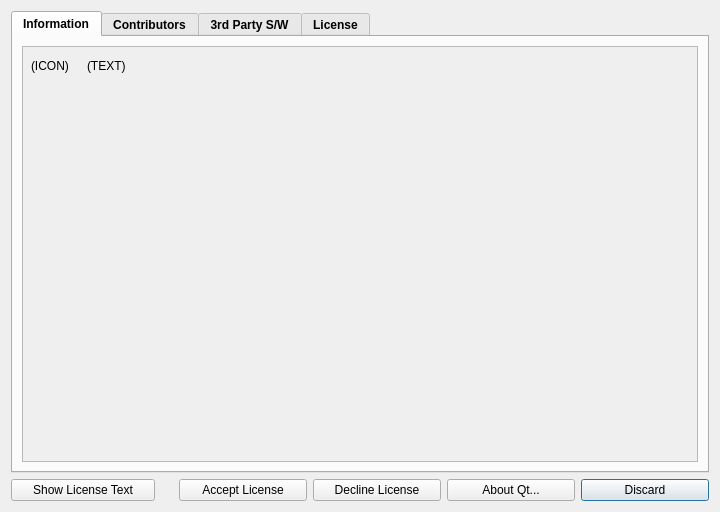
<?xml version="1.0" encoding="UTF-8"?>
<ui version="4.0">
 <class>AboutDialog</class>
 <widget class="QDialog" name="AboutDialog">
  <property name="geometry">
   <rect>
    <x>0</x>
    <y>0</y>
    <width>720</width>
    <height>512</height>
   </rect>
  </property>
  <property name="minimumSize">
   <size>
    <width>720</width>
    <height>512</height>
   </size>
  </property>
  <property name="windowTitle">
   <string>About LameXP</string>
  </property>
  <layout class="QVBoxLayout" name="verticalLayout">
   <item>
    <widget class="QTabWidget" name="tabWidget">
     <property name="font">
      <font>
       <weight>75</weight>
       <bold>true</bold>
      </font>
     </property>
     <property name="currentIndex">
      <number>0</number>
     </property>
     <widget class="QWidget" name="infoTab">
      <attribute name="icon">
       <iconset resource="../res/Icons.qrc">
        <normaloff>:/icons/information.png</normaloff>:/icons/information.png</iconset>
      </attribute>
      <attribute name="title">
       <string>Information</string>
      </attribute>
      <layout class="QVBoxLayout" name="verticalLayout_2">
       <item>
        <widget class="QScrollArea" name="infoScrollArea">
         <property name="frameShadow">
          <enum>QFrame::Plain</enum>
         </property>
         <property name="horizontalScrollBarPolicy">
          <enum>Qt::ScrollBarAsNeeded</enum>
         </property>
         <property name="widgetResizable">
          <bool>true</bool>
         </property>
         <widget class="QWidget" name="scrollAreaWidgetContents">
          <property name="geometry">
           <rect>
            <x>0</x>
            <y>0</y>
            <width>676</width>
            <height>413</height>
           </rect>
          </property>
          <layout class="QHBoxLayout" name="horizontalLayout">
           <property name="spacing">
            <number>18</number>
           </property>
           <property name="leftMargin">
            <number>8</number>
           </property>
           <property name="topMargin">
            <number>12</number>
           </property>
           <property name="rightMargin">
            <number>8</number>
           </property>
           <property name="bottomMargin">
            <number>12</number>
           </property>
           <item>
            <widget class="QLabel" name="infoIcon">
             <property name="font">
              <font>
               <weight>50</weight>
               <bold>false</bold>
              </font>
             </property>
             <property name="text">
              <string notr="true">(ICON)</string>
             </property>
             <property name="scaledContents">
              <bool>false</bool>
             </property>
             <property name="alignment">
              <set>Qt::AlignLeading|Qt::AlignLeft|Qt::AlignTop</set>
             </property>
            </widget>
           </item>
           <item>
            <widget class="QLabel" name="infoLabel">
             <property name="sizePolicy">
              <sizepolicy hsizetype="Expanding" vsizetype="Preferred">
               <horstretch>0</horstretch>
               <verstretch>0</verstretch>
              </sizepolicy>
             </property>
             <property name="font">
              <font>
               <weight>50</weight>
               <bold>false</bold>
              </font>
             </property>
             <property name="text">
              <string notr="true">(TEXT)</string>
             </property>
             <property name="textFormat">
              <enum>Qt::RichText</enum>
             </property>
             <property name="alignment">
              <set>Qt::AlignLeading|Qt::AlignLeft|Qt::AlignTop</set>
             </property>
             <property name="wordWrap">
              <bool>true</bool>
             </property>
            </widget>
           </item>
          </layout>
         </widget>
        </widget>
       </item>
      </layout>
     </widget>
     <widget class="QWidget" name="contributorsTab">
      <attribute name="icon">
       <iconset resource="../res/Icons.qrc">
        <normaloff>:/icons/user_suit.png</normaloff>:/icons/user_suit.png</iconset>
      </attribute>
      <attribute name="title">
       <string>Contributors</string>
      </attribute>
      <layout class="QVBoxLayout" name="verticalLayout_3">
       <item>
        <widget class="QScrollArea" name="contributorsScrollArea">
         <property name="frameShadow">
          <enum>QFrame::Plain</enum>
         </property>
         <property name="horizontalScrollBarPolicy">
          <enum>Qt::ScrollBarAsNeeded</enum>
         </property>
         <property name="widgetResizable">
          <bool>true</bool>
         </property>
         <widget class="QWidget" name="scrollAreaWidgetContents_2">
          <property name="geometry">
           <rect>
            <x>0</x>
            <y>0</y>
            <width>676</width>
            <height>413</height>
           </rect>
          </property>
          <layout class="QHBoxLayout" name="horizontalLayout_3">
           <property name="spacing">
            <number>18</number>
           </property>
           <property name="leftMargin">
            <number>8</number>
           </property>
           <property name="topMargin">
            <number>12</number>
           </property>
           <property name="rightMargin">
            <number>8</number>
           </property>
           <property name="bottomMargin">
            <number>12</number>
           </property>
           <item>
            <widget class="QLabel" name="contributorsIcon">
             <property name="font">
              <font>
               <weight>50</weight>
               <bold>false</bold>
              </font>
             </property>
             <property name="text">
              <string notr="true">(ICON)</string>
             </property>
             <property name="scaledContents">
              <bool>false</bool>
             </property>
             <property name="alignment">
              <set>Qt::AlignLeading|Qt::AlignLeft|Qt::AlignTop</set>
             </property>
            </widget>
           </item>
           <item>
            <widget class="QLabel" name="contributorsLabel">
             <property name="sizePolicy">
              <sizepolicy hsizetype="Expanding" vsizetype="Preferred">
               <horstretch>0</horstretch>
               <verstretch>0</verstretch>
              </sizepolicy>
             </property>
             <property name="font">
              <font>
               <weight>50</weight>
               <bold>false</bold>
              </font>
             </property>
             <property name="text">
              <string notr="true">(TEXT)</string>
             </property>
             <property name="textFormat">
              <enum>Qt::RichText</enum>
             </property>
             <property name="alignment">
              <set>Qt::AlignLeading|Qt::AlignLeft|Qt::AlignTop</set>
             </property>
             <property name="wordWrap">
              <bool>true</bool>
             </property>
            </widget>
           </item>
          </layout>
         </widget>
        </widget>
       </item>
      </layout>
     </widget>
     <widget class="QWidget" name="softwareTab">
      <attribute name="icon">
       <iconset resource="../res/Icons.qrc">
        <normaloff>:/icons/page_white_cplusplus.png</normaloff>:/icons/page_white_cplusplus.png</iconset>
      </attribute>
      <attribute name="title">
       <string>3rd Party S/W</string>
      </attribute>
      <layout class="QVBoxLayout" name="verticalLayout_5">
       <item>
        <widget class="QScrollArea" name="softwareScrollArea">
         <property name="frameShadow">
          <enum>QFrame::Plain</enum>
         </property>
         <property name="horizontalScrollBarPolicy">
          <enum>Qt::ScrollBarAsNeeded</enum>
         </property>
         <property name="widgetResizable">
          <bool>true</bool>
         </property>
         <widget class="QWidget" name="scrollAreaWidgetContents_4">
          <property name="geometry">
           <rect>
            <x>0</x>
            <y>0</y>
            <width>676</width>
            <height>413</height>
           </rect>
          </property>
          <layout class="QHBoxLayout" name="horizontalLayout_5">
           <property name="spacing">
            <number>18</number>
           </property>
           <property name="leftMargin">
            <number>8</number>
           </property>
           <property name="topMargin">
            <number>12</number>
           </property>
           <property name="rightMargin">
            <number>8</number>
           </property>
           <property name="bottomMargin">
            <number>12</number>
           </property>
           <item>
            <widget class="QLabel" name="softwareIcon">
             <property name="font">
              <font>
               <weight>50</weight>
               <bold>false</bold>
              </font>
             </property>
             <property name="text">
              <string notr="true">(ICON)</string>
             </property>
             <property name="scaledContents">
              <bool>false</bool>
             </property>
             <property name="alignment">
              <set>Qt::AlignLeading|Qt::AlignLeft|Qt::AlignTop</set>
             </property>
            </widget>
           </item>
           <item>
            <widget class="QLabel" name="softwareLabel">
             <property name="sizePolicy">
              <sizepolicy hsizetype="Expanding" vsizetype="Preferred">
               <horstretch>0</horstretch>
               <verstretch>0</verstretch>
              </sizepolicy>
             </property>
             <property name="font">
              <font>
               <weight>50</weight>
               <bold>false</bold>
              </font>
             </property>
             <property name="text">
              <string notr="true">(TEXT)</string>
             </property>
             <property name="textFormat">
              <enum>Qt::RichText</enum>
             </property>
             <property name="alignment">
              <set>Qt::AlignLeading|Qt::AlignLeft|Qt::AlignTop</set>
             </property>
             <property name="wordWrap">
              <bool>true</bool>
             </property>
            </widget>
           </item>
          </layout>
         </widget>
        </widget>
       </item>
      </layout>
     </widget>
     <widget class="QWidget" name="licenseTab">
      <attribute name="icon">
       <iconset resource="../res/Icons.qrc">
        <normaloff>:/icons/script.png</normaloff>:/icons/script.png</iconset>
      </attribute>
      <attribute name="title">
       <string>License</string>
      </attribute>
      <layout class="QVBoxLayout" name="verticalLayout_4">
       <item>
        <widget class="QScrollArea" name="licenseScrollArea">
         <property name="frameShadow">
          <enum>QFrame::Plain</enum>
         </property>
         <property name="horizontalScrollBarPolicy">
          <enum>Qt::ScrollBarAsNeeded</enum>
         </property>
         <property name="widgetResizable">
          <bool>true</bool>
         </property>
         <widget class="QWidget" name="scrollAreaWidgetContents_3">
          <property name="geometry">
           <rect>
            <x>0</x>
            <y>0</y>
            <width>676</width>
            <height>413</height>
           </rect>
          </property>
          <layout class="QHBoxLayout" name="horizontalLayout_4">
           <property name="spacing">
            <number>18</number>
           </property>
           <property name="leftMargin">
            <number>8</number>
           </property>
           <property name="topMargin">
            <number>12</number>
           </property>
           <property name="rightMargin">
            <number>8</number>
           </property>
           <property name="bottomMargin">
            <number>12</number>
           </property>
           <item>
            <widget class="QLabel" name="licenseIcon">
             <property name="font">
              <font>
               <weight>50</weight>
               <bold>false</bold>
              </font>
             </property>
             <property name="text">
              <string notr="true">(ICON)</string>
             </property>
             <property name="scaledContents">
              <bool>false</bool>
             </property>
             <property name="alignment">
              <set>Qt::AlignLeading|Qt::AlignLeft|Qt::AlignTop</set>
             </property>
            </widget>
           </item>
           <item>
            <widget class="QLabel" name="licenseLabel">
             <property name="sizePolicy">
              <sizepolicy hsizetype="Expanding" vsizetype="Preferred">
               <horstretch>0</horstretch>
               <verstretch>0</verstretch>
              </sizepolicy>
             </property>
             <property name="font">
              <font>
               <weight>50</weight>
               <bold>false</bold>
              </font>
             </property>
             <property name="text">
              <string notr="true">(TEXT)</string>
             </property>
             <property name="textFormat">
              <enum>Qt::RichText</enum>
             </property>
             <property name="alignment">
              <set>Qt::AlignLeading|Qt::AlignLeft|Qt::AlignTop</set>
             </property>
             <property name="wordWrap">
              <bool>true</bool>
             </property>
            </widget>
           </item>
          </layout>
         </widget>
        </widget>
       </item>
      </layout>
     </widget>
    </widget>
   </item>
   <item>
    <layout class="QHBoxLayout" name="horizontalLayout_2">
     <item>
      <widget class="QPushButton" name="showLicenseButton">
       <property name="minimumSize">
        <size>
         <width>144</width>
         <height>0</height>
        </size>
       </property>
       <property name="text">
        <string>Show License Text</string>
       </property>
       <property name="icon">
        <iconset resource="../res/Icons.qrc">
         <normaloff>:/icons/script_go.png</normaloff>:/icons/script_go.png</iconset>
       </property>
       <property name="checkable">
        <bool>true</bool>
       </property>
       <property name="checked">
        <bool>false</bool>
       </property>
       <property name="flat">
        <bool>false</bool>
       </property>
      </widget>
     </item>
     <item>
      <spacer name="horizontalSpacer">
       <property name="orientation">
        <enum>Qt::Horizontal</enum>
       </property>
       <property name="sizeHint" stdset="0">
        <size>
         <width>40</width>
         <height>20</height>
        </size>
       </property>
      </spacer>
     </item>
     <item>
      <widget class="QPushButton" name="acceptButton">
       <property name="minimumSize">
        <size>
         <width>128</width>
         <height>0</height>
        </size>
       </property>
       <property name="text">
        <string>Accept License</string>
       </property>
       <property name="icon">
        <iconset resource="../res/Icons.qrc">
         <normaloff>:/icons/accept.png</normaloff>:/icons/accept.png</iconset>
       </property>
       <property name="default">
        <bool>false</bool>
       </property>
      </widget>
     </item>
     <item>
      <widget class="QPushButton" name="declineButton">
       <property name="minimumSize">
        <size>
         <width>128</width>
         <height>0</height>
        </size>
       </property>
       <property name="text">
        <string>Decline License</string>
       </property>
       <property name="icon">
        <iconset resource="../res/Icons.qrc">
         <normaloff>:/icons/delete.png</normaloff>:/icons/delete.png</iconset>
       </property>
       <property name="default">
        <bool>true</bool>
       </property>
      </widget>
     </item>
     <item>
      <widget class="QPushButton" name="aboutQtButton">
       <property name="minimumSize">
        <size>
         <width>128</width>
         <height>0</height>
        </size>
       </property>
       <property name="text">
        <string>About Qt...</string>
       </property>
       <property name="icon">
        <iconset resource="../res/Icons.qrc">
         <normaloff>:/icons/qt.png</normaloff>:/icons/qt.png</iconset>
       </property>
      </widget>
     </item>
     <item>
      <widget class="QPushButton" name="closeButton">
       <property name="minimumSize">
        <size>
         <width>128</width>
         <height>0</height>
        </size>
       </property>
       <property name="text">
        <string>Discard</string>
       </property>
       <property name="icon">
        <iconset resource="../res/Icons.qrc">
         <normaloff>:/icons/cross.png</normaloff>:/icons/cross.png</iconset>
       </property>
       <property name="default">
        <bool>true</bool>
       </property>
      </widget>
     </item>
    </layout>
   </item>
  </layout>
 </widget>
 <resources>
  <include location="../res/Images.qrc"/>
  <include location="../res/Icons.qrc"/>
 </resources>
 <connections>
  <connection>
   <sender>closeButton</sender>
   <signal>clicked()</signal>
   <receiver>AboutDialog</receiver>
   <slot>accept()</slot>
   <hints>
    <hint type="sourcelabel">
     <x>640</x>
     <y>550</y>
    </hint>
    <hint type="destinationlabel">
     <x>355</x>
     <y>286</y>
    </hint>
   </hints>
  </connection>
  <connection>
   <sender>acceptButton</sender>
   <signal>clicked()</signal>
   <receiver>AboutDialog</receiver>
   <slot>accept()</slot>
   <hints>
    <hint type="sourcelabel">
     <x>377</x>
     <y>537</y>
    </hint>
    <hint type="destinationlabel">
     <x>359</x>
     <y>279</y>
    </hint>
   </hints>
  </connection>
  <connection>
   <sender>declineButton</sender>
   <signal>clicked()</signal>
   <receiver>AboutDialog</receiver>
   <slot>reject()</slot>
   <hints>
    <hint type="sourcelabel">
     <x>511</x>
     <y>537</y>
    </hint>
    <hint type="destinationlabel">
     <x>359</x>
     <y>279</y>
    </hint>
   </hints>
  </connection>
 </connections>
</ui>
